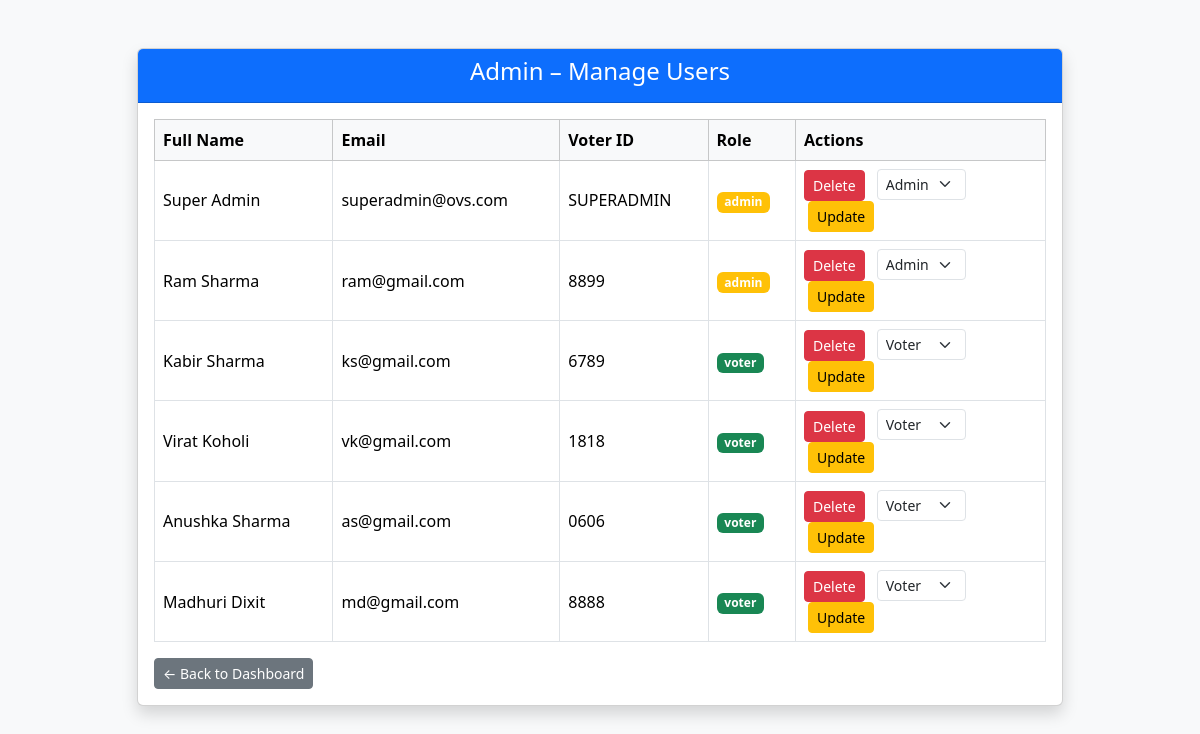
Before: /admin/users (signed in) with the older database file.
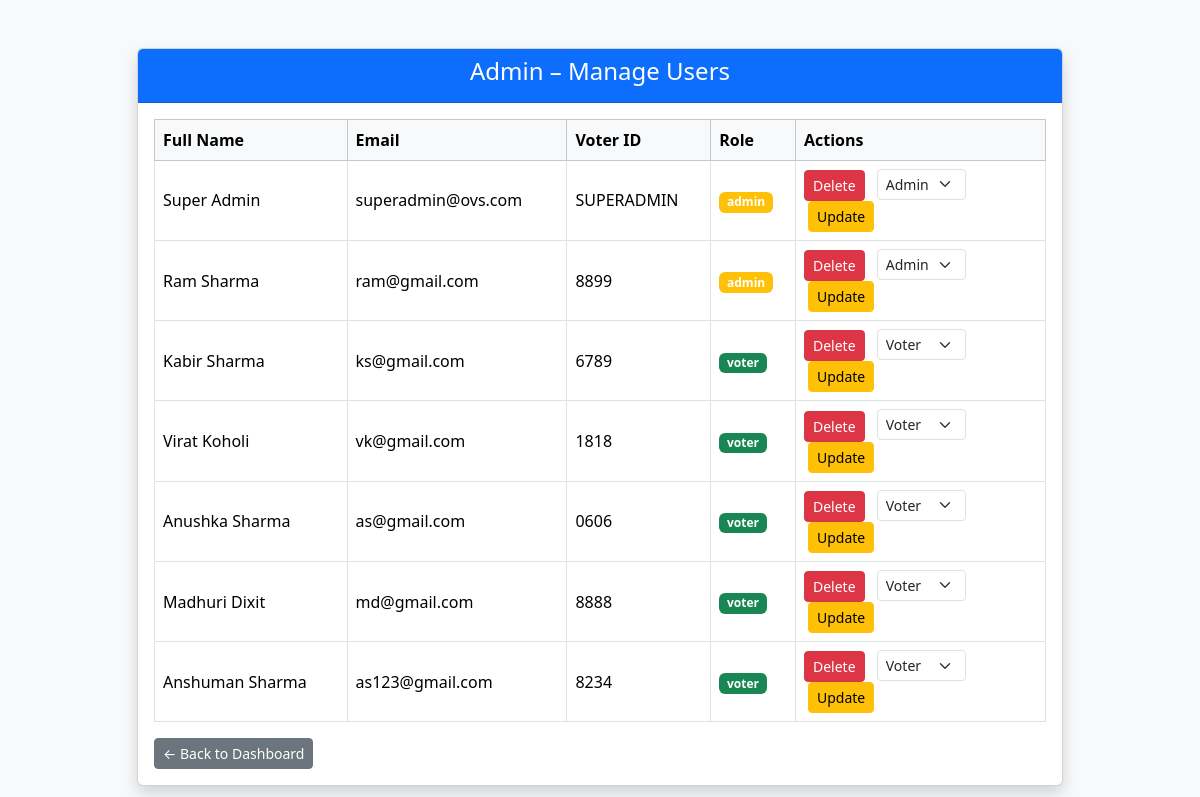
After: the same page with the newer database file.
### tables this page shows
CREATE TABLE users (
            id INTEGER PRIMARY KEY AUTOINCREMENT,
            full_name TEXT NOT NULL,
            email TEXT UNIQUE NOT NULL,
            password TEXT NOT NULL,
            aadhaar_number TEXT UNIQUE NOT NULL,
            voter_id TEXT UNIQUE NOT NULL,
            role TEXT CHECK(role IN ('voter', 'admin')) NOT NULL
        );

### app.py (the view)
@app.route("/admin/users")
@admin_required
@login_required
def admin_users():
    conn = get_db_connection()
    users = conn.execute("""
        SELECT id, full_name, email, voter_id, role
        FROM users
        WHERE id != ?
    """, (session["user_id"],)).fetchall()
    conn.close()
    return render_template("admin/admin_users.html", users=users)

### app.py (called while the page is built)
def get_db_connection():
    conn = sqlite3.connect(DATABASE)
    conn.row_factory = sqlite3.Row
    return conn

def login_required(view_func):
    @wraps(view_func)
    def wrapper(*args, **kwargs):
        if "user_id" not in session:
            flash("Please login first", "danger")
            return redirect(url_for("login"))
        return view_func(*args, **kwargs)
    return wrapper

def admin_required(view_func):
    @wraps(view_func)
    def wrapper(*args, **kwargs):
        if "user_id" not in session:
            flash("Please login first", "danger")
            return redirect(url_for("login"))
        if session.get("role") != "admin":
            flash("Admin access required", "danger")
            return redirect(url_for("login"))
        return view_func(*args, **kwargs)
    return wrapper

### templates/admin/admin_users.html (shortened to what this page needs)
<!DOCTYPE html>
<html lang="en">
<head>
    <link href="https://cdn.jsdelivr.net/npm/bootstrap@5.3.2/dist/css/bootstrap.min.css" rel="stylesheet">
</head>
<body class="bg-light">
<div class="container mt-5">
    <div class="row justify-content-center">
        <div class="col-md-10">
            <div class="card shadow">
                <div class="card-header bg-primary text-white text-center">
                    <h4>Admin – Manage Users</h4>
                </div>
                <div class="card-body">
                    <table class="table table-bordered table-hover align-middle">
                        <thead class="table-light">
                            <tr>
                                <th>Full Name</th>
                                <th>Email</th>
                                <th>Voter ID</th>
                                <th>Role</th>
                                <th style="width: 250px;">Actions</th>
                            </tr>
                        </thead>
                        <tbody>
                        {% for user in users %}
                            <tr>
                                <td>{{ user.full_name }}</td>
                                <td>{{ user.email }}</td>
                                <td>{{ user.voter_id }}</td>
                                <td>
                                    <span class="badge {% if user.role == 'admin' %}bg-warning{% else %}bg-success{% endif %}">
                                        {{ user.role }}
                                    </span>
                                </td>
                                <td>
                                    <form action="/admin/delete-user/{{ user.id }}" method="POST" class="d-inline">
                                        <button class="btn btn-danger btn-sm"
                                                onclick="return confirm('Are you sure you want to delete this user?')">
                                            Delete
                                        </button>
                                    </form>
                                    <form action="/admin/update-role/{{ user.id }}" method="POST" class="d-inline ms-2">
                                        <select name="role" class="form-select form-select-sm d-inline w-auto">
                                            <option value="voter" {% if user.role == 'voter' %}selected{% endif %}>
                                                Voter
                                            </option>
                                            <option value="admin" {% if user.role == 'admin' %}selected{% endif %}>
                                                Admin
                                            </option>
                                        </select>
                                        <button class="btn btn-warning btn-sm ms-1">
                                            Update
                                        </button>
                                    </form>
                                </td>
                            </tr>
                        {% endfor %}
                        </tbody>
                    </table>
                    <div class="mt-3">
                        <a href="/admin" class="btn btn-secondary btn-sm">← Back to Dashboard</a>
                    </div>
                </div>
            </div>
        </div>
    </div>
</div>
</body>
</html>

Changed rows visible on the page:
added users: full_name "Anshuman Sharma", email "as123@gmail.com", voter_id "8234", role "voter", role "Voter"
